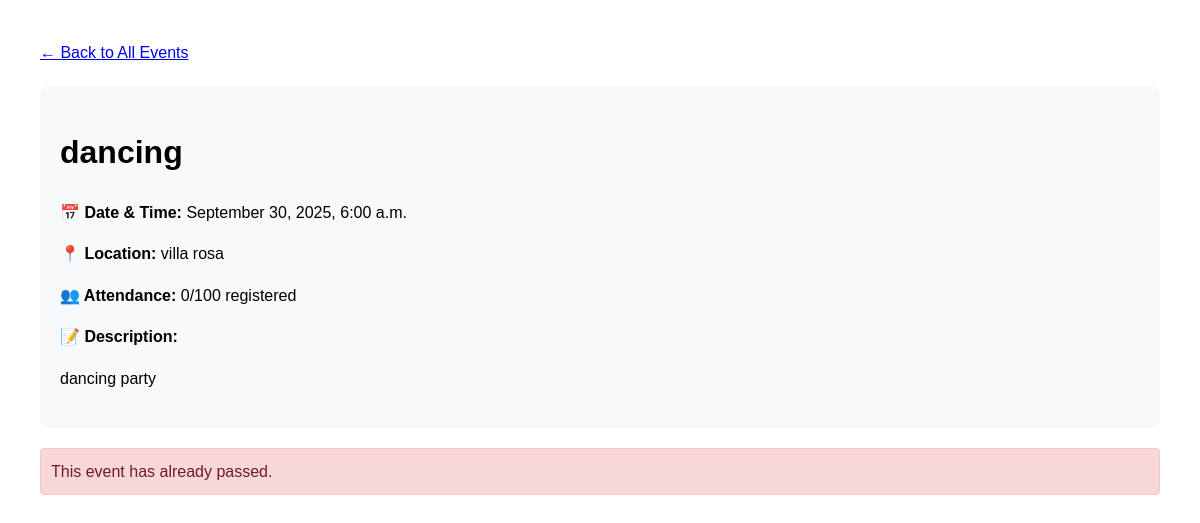
The app's page /event/3/ with its own data.
### events/models.py (models this page shows, shortened)
class Event(models.Model):
    title = models.CharField(max_length=200)
    description = models.TextField()
    date = models.DateTimeField()
    location = models.CharField(max_length=200)
    max_attendees = models.PositiveIntegerField(default=100)
    created_at = models.DateTimeField(auto_now_add=True)
    @property
    def is_upcoming(self):
        return self.date > timezone.now()
    @property
    def registered_count(self):
        return self.registrations.count()

### events/views.py (the view)
# urls.py: path('event/<int:event_id>/', views.event_detail, name='event_detail'),
def event_detail(request, event_id):
    event = get_object_or_404(Event, id=event_id)
    return render(request, 'events/event_detail.html', {'event': event})

### events/templates/events/event_detail.html (shortened to what this page needs)
<!DOCTYPE html>
<html>
<head>
</head>
<body>
    <a href="{% url 'home' %}">← Back to All Events</a>
    <div class="event-details">
        <h1>{{ event.title }}</h1>
        <p><strong>📅 Date & Time:</strong> {{ event.date|date:"F j, Y, g:i a" }}</p>
        <p><strong>📍 Location:</strong> {{ event.location }}</p>
        <p><strong>👥 Attendance:</strong> {{ event.registered_count }}/{{ event.max_attendees }} registered</p>
        <p><strong>📝 Description:</strong></p>
        <p>{{ event.description|linebreaks }}</p>
    </div>
    {% if event.is_upcoming and event.registered_count < event.max_attendees %}
    <div class="registration-form">
        <h2>Register for this Event</h2>
        <form id="registrationForm">
            {% csrf_token %}
            <div class="form-group">
                <label for="name">Full Name:</label>
                <input type="text" id="name" name="name" required>
            </div>
            <div class="form-group">
                <label for="email">Email Address:</label>
                <input type="email" id="email" name="email" required>
            </div>
            <button type="submit">Register Now</button>
        </form>
        <div id="message"></div>
    </div>
    {% elif not event.is_upcoming %}
    <div class="message error">
        This event has already passed.
    </div>
    {% else %}
    <div class="message error">
        This event is full. Registration is closed.
    </div>
    {% endif %}
</body>
</html>

### events/templates/events/event_detail.html (style rules this page uses)
body { font-family: Arial, sans-serif; margin: 40px; line-height: 1.6; }
.event-details { background: #f8f9fa; padding: 20px; border-radius: 8px; margin: 20px 0; }
.message { padding: 10px; margin: 10px 0; border-radius: 4px; }
.error { background: #f8d7da; color: #721c24; border: 1px solid #f5c6cb; }

### records on screen
Event: title "dancing", date "September 30, 2025, 6:00 a.m.", location "villa rosa", registered_count "0", max_attendees "100", description "dancing party"
